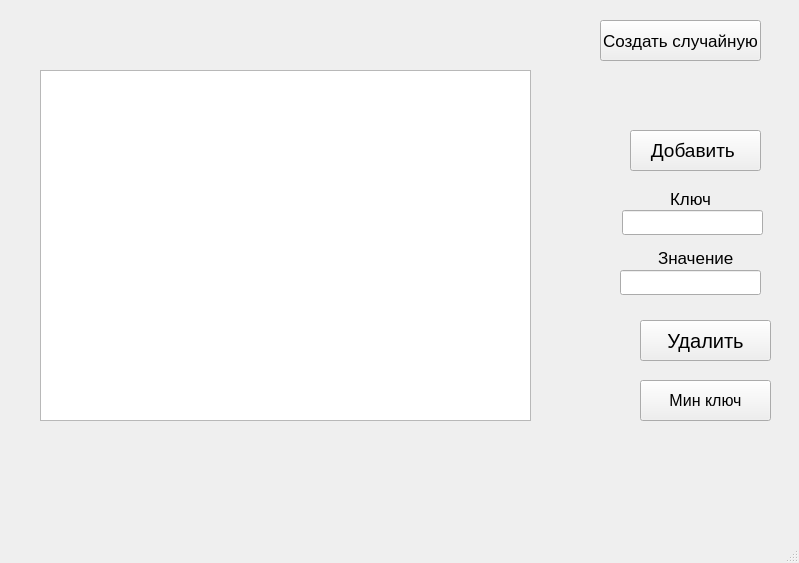
<?xml version="1.0" encoding="UTF-8"?>
<ui version="4.0">
 <class>MainWindow</class>
 <widget class="QMainWindow" name="MainWindow">
  <property name="geometry">
   <rect>
    <x>0</x>
    <y>0</y>
    <width>799</width>
    <height>563</height>
   </rect>
  </property>
  <property name="windowTitle">
   <string>MainWindow</string>
  </property>
  <widget class="QWidget" name="centralwidget">
   <widget class="QTableWidget" name="tableWidget">
    <property name="geometry">
     <rect>
      <x>40</x>
      <y>70</y>
      <width>491</width>
      <height>351</height>
     </rect>
    </property>
    <property name="columnCount">
     <number>0</number>
    </property>
   </widget>
   <widget class="QPushButton" name="Add_button">
    <property name="geometry">
     <rect>
      <x>630</x>
      <y>130</y>
      <width>131</width>
      <height>41</height>
     </rect>
    </property>
    <property name="font">
     <font>
      <pointsize>14</pointsize>
     </font>
    </property>
    <property name="text">
     <string>Добавить </string>
    </property>
   </widget>
   <widget class="QPushButton" name="Remove_button">
    <property name="geometry">
     <rect>
      <x>640</x>
      <y>320</y>
      <width>131</width>
      <height>41</height>
     </rect>
    </property>
    <property name="font">
     <font>
      <pointsize>15</pointsize>
     </font>
    </property>
    <property name="text">
     <string>Удалить</string>
    </property>
   </widget>
   <widget class="QPushButton" name="Create_random_button">
    <property name="geometry">
     <rect>
      <x>600</x>
      <y>20</y>
      <width>161</width>
      <height>41</height>
     </rect>
    </property>
    <property name="font">
     <font>
      <pointsize>13</pointsize>
     </font>
    </property>
    <property name="text">
     <string>Создать случайную</string>
    </property>
   </widget>
   <widget class="QPushButton" name="Find_min_key">
    <property name="geometry">
     <rect>
      <x>640</x>
      <y>380</y>
      <width>131</width>
      <height>41</height>
     </rect>
    </property>
    <property name="font">
     <font>
      <pointsize>12</pointsize>
     </font>
    </property>
    <property name="text">
     <string>Мин ключ</string>
    </property>
   </widget>
   <widget class="QLineEdit" name="key_line">
    <property name="geometry">
     <rect>
      <x>622</x>
      <y>210</y>
      <width>141</width>
      <height>25</height>
     </rect>
    </property>
   </widget>
   <widget class="QLabel" name="label">
    <property name="geometry">
     <rect>
      <x>670</x>
      <y>190</y>
      <width>66</width>
      <height>17</height>
     </rect>
    </property>
    <property name="font">
     <font>
      <pointsize>13</pointsize>
     </font>
    </property>
    <property name="text">
     <string>Ключ</string>
    </property>
   </widget>
   <widget class="QLabel" name="label_2">
    <property name="geometry">
     <rect>
      <x>658</x>
      <y>250</y>
      <width>81</width>
      <height>16</height>
     </rect>
    </property>
    <property name="font">
     <font>
      <pointsize>13</pointsize>
     </font>
    </property>
    <property name="text">
     <string>Значение</string>
    </property>
   </widget>
   <widget class="QLineEdit" name="value_line">
    <property name="geometry">
     <rect>
      <x>620</x>
      <y>270</y>
      <width>141</width>
      <height>25</height>
     </rect>
    </property>
   </widget>
  </widget>
  <widget class="QMenuBar" name="menubar">
   <property name="geometry">
    <rect>
     <x>0</x>
     <y>0</y>
     <width>799</width>
     <height>22</height>
    </rect>
   </property>
  </widget>
  <widget class="QStatusBar" name="statusbar"/>
 </widget>
 <resources/>
 <connections/>
</ui>
